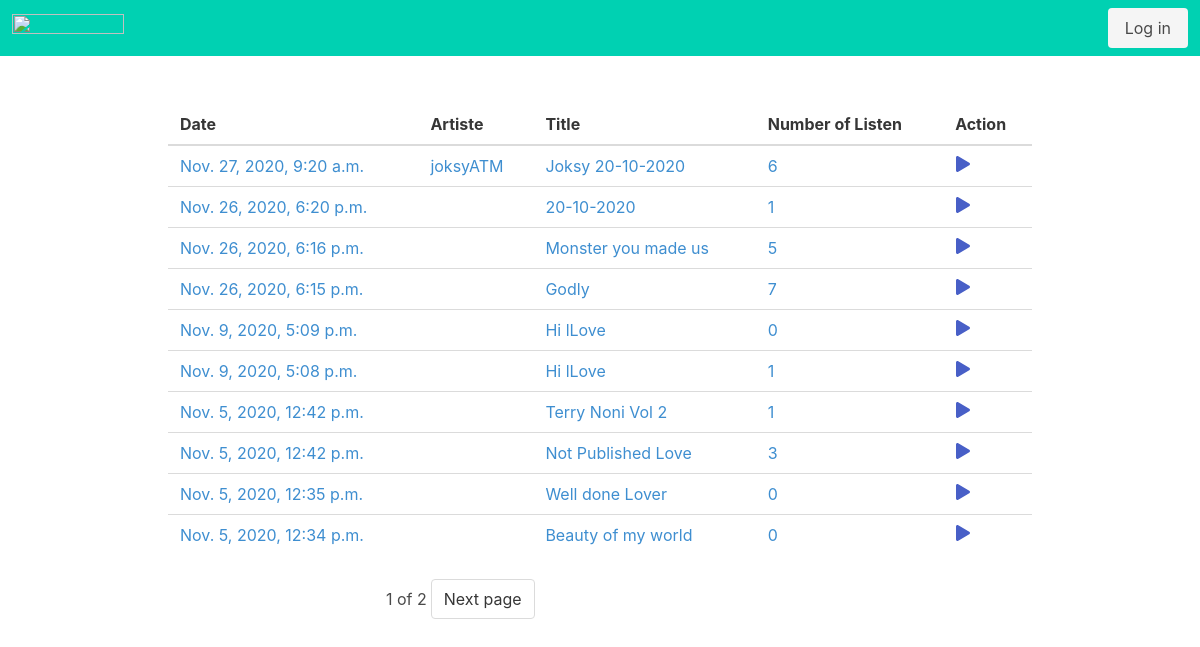
Before: / with the older database file.
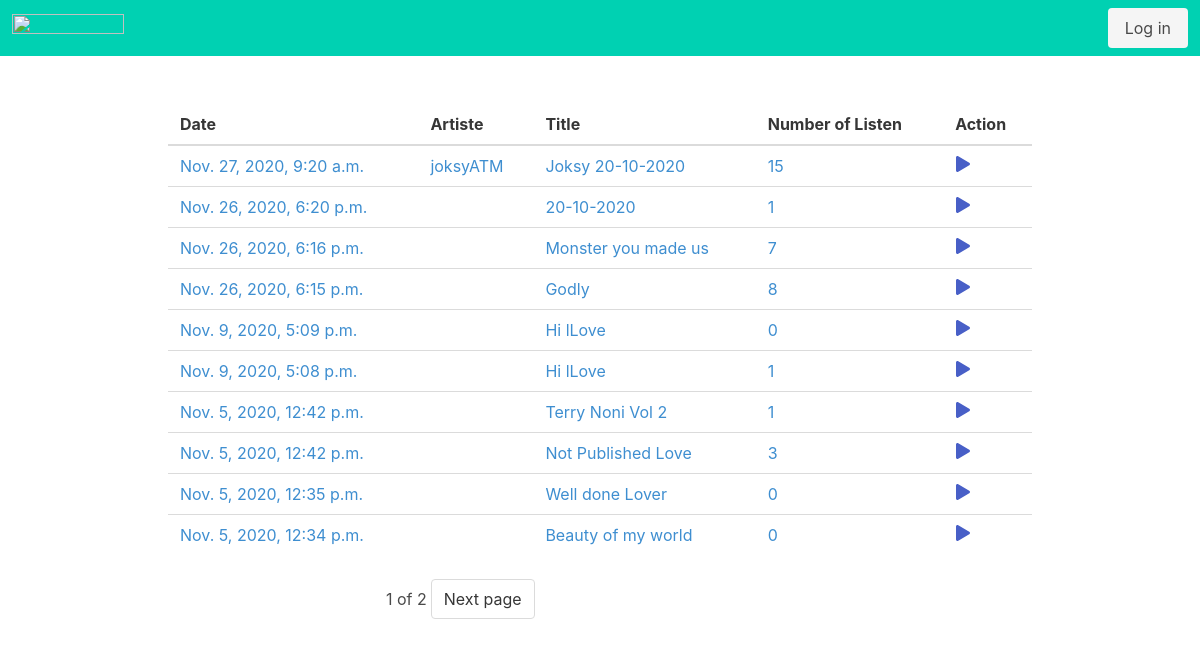
After: the same page with the newer database file.
### music/models.py (models this page shows, shortened)
class Track(models.Model):
    title = models.CharField(max_length=100)
    artiste = models.ForeignKey(settings.AUTH_USER_MODEL, on_delete=models.CASCADE)
    song = models.FileField(upload_to='songs')
    date_posted = models.DateTimeField(auto_now_add=True)
    is_liked = models.BooleanField(default=False)
    listen_count = models.PositiveIntegerField(default=0)
    is_playing = models.BooleanField(default=False)

### authentication/models.py (models this page shows, shortened)
class CustomUser(AbstractBaseUser):
    email = models.EmailField(verbose_name='email address', max_length=255, unique=True)
    display_name = models.CharField(max_length=25)
    last_login = models.DateTimeField(auto_now=True)
    date_created = models.DateTimeField(auto_now_add=True)
    is_active = models.BooleanField(default=True)
    is_admin = models.BooleanField(default=False)
    objects = MyUserManager()
    USERNAME_FIELD = 'email'
    EMAIL_FIELD = 'email'
    REQUIRED_FIELDS = []

### music/views.py (the view, shortened to what this page needs)
# urls.py: 2. Add a URL to urlpatterns:  path('', views.home, name='home')
def home(request):
    try:
        track = Track.objects.get(is_playing=True)
        mixer.init()
        mixer.music.load(track.song)
        mixer.music.stop()
        track.is_playing = False
        track.save()
    except Track.DoesNotExist:
        tracks = Track.objects.all().order_by('-date_posted').select_related('artiste')
        paginator = Paginator(tracks, 10)
        page_number = request.GET.get('page')
        page_obj = paginator.get_page(page_number)
        context = {
            'page_obj': page_obj,
        }
        return render(request, 'allTracks.html', context)

### template/allTracks.html (shortened to what this page needs)
{% extends 'base.html' %}
{% block content %}
<section class="section">
    <table class="table is-hoverable is-fullwidth has-text-info ">
        <thead>
        <tr>
            <th>Date</th>
            <th>Artiste</th>
            <th>Title</th>
            <th>Number of Listen</th>
            <th>Action</th>
        </tr>
        </thead>
        {% for track in page_obj %}
        <tr>
            <td>
                {{ track.date_posted }}
            </td>
            <td>
                {{ track.artiste.display_name }}
            </td>
            <td>
                {{ track.title}}
            </td>
            <td>
                {{ track.listen_count }}
            </td>
            <td>
                <div class="field is-grouped">
                    <p class="control">
                        <a href="{% url 'play_track' pk=track.pk %}" aria-label="play">
            <span class="icon is-small">
              <i class="fas fa-play" aria-hidden="true"></i>
            </span>
                        </a>
                    </p>
                </div>
            </td>
        </tr>
        {% endfor %}
    </table>
    <div class="columns is-mobile is-centered">
        <div class="column is-half">
            <nav class="pagination" role="navigation" aria-label="pagination">
    <span class="pagination-list">
        <span class="current">
            {{ page_obj.number }} of {{ page_obj.paginator.num_pages }}
        </span>
        {% if page_obj.has_next %}
			<a class="pagination-next" href="?page={{ page_obj.next_page_number }}">Next page</a>
        {% endif %}
    </span>
            </nav>
        </div>
    </div>
</section>
{% endblock %}

### template/base.html (shortened to what this page needs)
<!DOCTYPE html>
<html>
<head>
    <link rel="stylesheet" href="https://cdn.jsdelivr.net/npm/bulma@0.9.1/css/bulma.min.css">
</head>
<body>
<nav class="navbar has-background-primary" role="navigation" aria-label="main navigation">
    <div class="navbar-brand">
        <a class="navbar-item" href="{% url 'home' %}">
            <img src="https://bulma.io/images/bulma-logo.png" width="112" height="28">
        </a>
    </div>
    <div id="navbarBasicExample" class="navbar-menu">
        <div class="navbar-end">
            <div class="navbar-item">
                <div class="buttons">
                    {% if user.is_authenticated %}
                    {% if user.is_admin %}
                    <a class="button is-primary" href="{% url 'create_track' %}">
                        <strong>Add Track</strong>
                    </a>
                    {% endif %}
                    <a class="button is-light" href="{% url 'logout' %}">
                        Log out
                    </a>
                    {% else %}
                    <a class="button is-light" href="{% url 'login' %}">
                        Log in
                    </a>
                    {% endif %}
                </div>
            </div>
        </div>
    </div>
</nav>
<div class="container is-justify-content-center">
    {% block content %}
    {% endblock content %}
</div>
</body>
</html>

Changed rows visible on the page:
changed Track "Nov. 27, 2020, 9:20 a.m.": listen_count "6" → "15"
changed Track "Nov. 26, 2020, 6:16 p.m.": listen_count "5" → "7"
changed Track "Nov. 26, 2020, 6:15 p.m.": listen_count "7" → "8"
